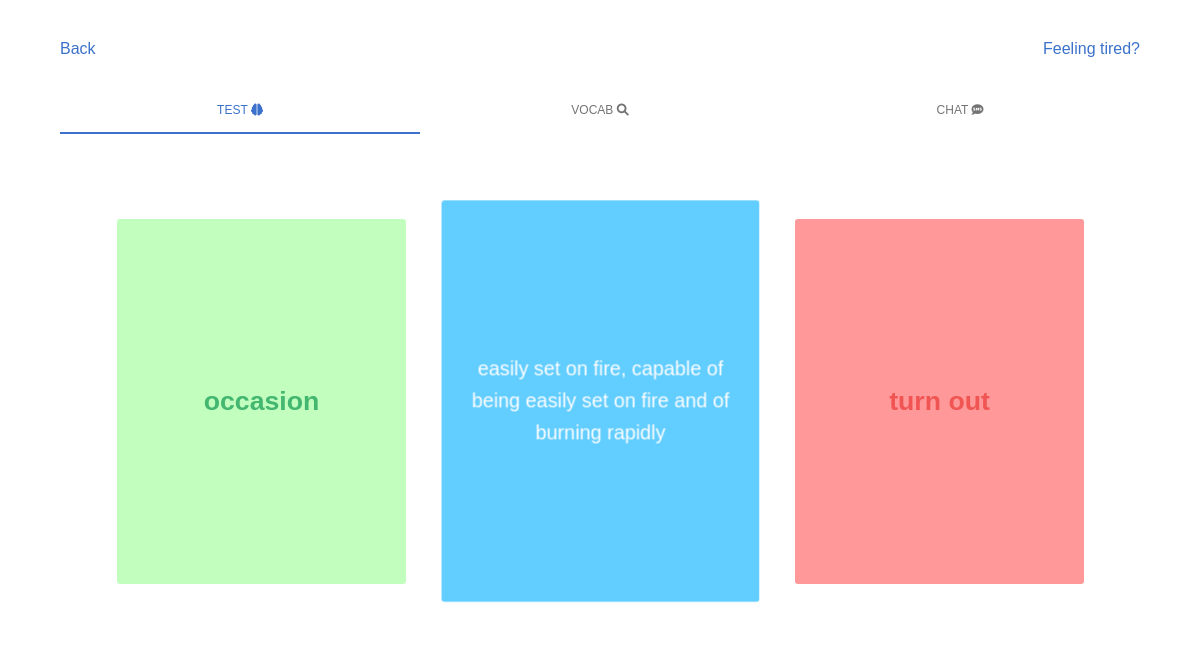
The app's page /26/test/, older data.
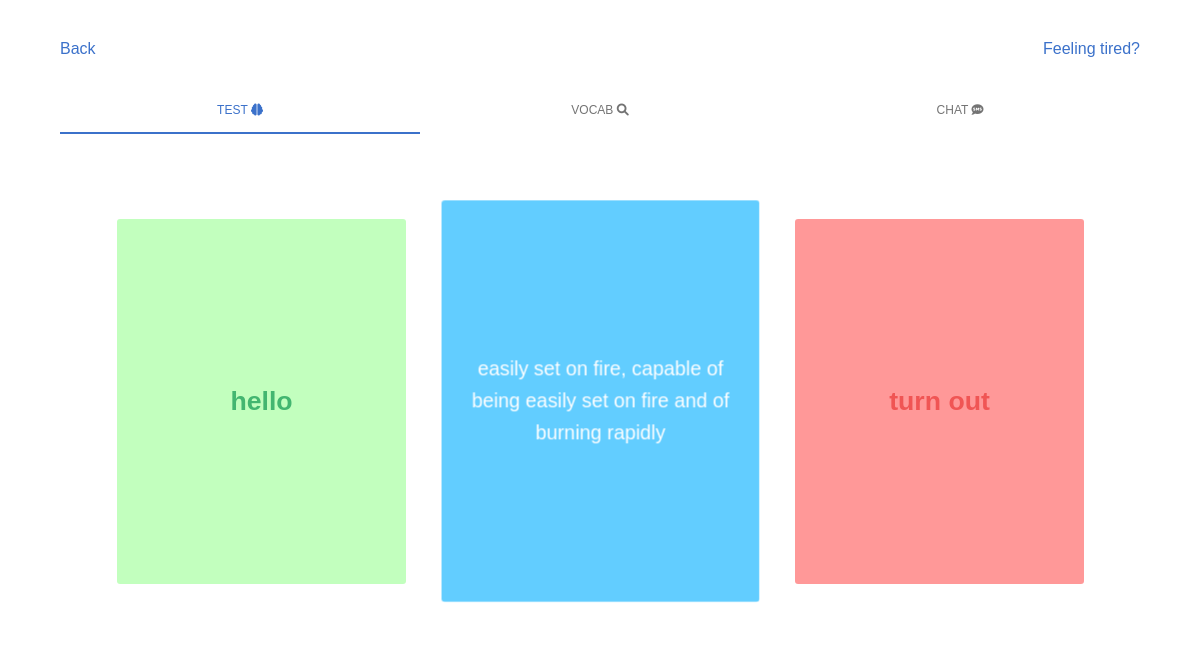
The same page, newer data.
### flashcards/models.py (models this page shows, shortened)
class FlashCard(models.Model):
    FLASHCARD_DIFFICULTY_EASY = "1"
    FLASHCARD_DIFFICULTY_GOOD = "2"
    FLASHCARD_DIFFICULTY_HARD = "3"
    FLASHCARD_DIFFICULTY_CHOICES = (
        (FLASHCARD_DIFFICULTY_EASY, "Easy"),
        (FLASHCARD_DIFFICULTY_GOOD, "Good"),
        (FLASHCARD_DIFFICULTY_HARD, "Hard"),
    )
    word = models.CharField(max_length=255, blank=False)
    definition = models.TextField(blank=False)
    difficulty = models.CharField(
        max_length=1,
        choices=FLASHCARD_DIFFICULTY_CHOICES,
        default=FLASHCARD_DIFFICULTY_HARD,
    )
    created_at = models.DateTimeField(auto_now_add=True, null=True)
    collection = models.ForeignKey(Collection, on_delete=models.CASCADE)

### flashcards/views.py (the view)
# urls.py: path("<int:id>/test/", test, name="test"),
def test(request, id):
    if request.method == "GET":
        collection_name = Collection.objects.get(id=id).name
        flashcards = FlashCard.objects.filter(collection_id=id).order_by("-difficulty")
        return render(
            request,
            "flashcards/test.html",
            {
                "collection_id": id,
                "collection_name": collection_name,
                "flashcards": flashcards,
            },
        )

### flashcards/templates/flashcards/test.html (shortened to what this page needs)
{% load static %}
<!DOCTYPE html>
<html lang="en">
<head>
  <link rel="stylesheet" href="https://cdnjs.cloudflare.com/ajax/libs/normalize/5.0.0/normalize.min.css">
  <link rel='stylesheet' href='https://cdnjs.cloudflare.com/ajax/libs/slick-carousel/1.9.0/slick.css'>
  <link rel="stylesheet" href="{% static 'flashcards/css/test-style.css' %}">
  <link rel="stylesheet" href="https://cdnjs.cloudflare.com/ajax/libs/font-awesome/6.1.2/css/all.min.css" />
  <link rel="stylesheet" href="https://cdn.jsdelivr.net/npm/bootstrap@4.6.2/dist/css/bootstrap.min.css">
  <link rel="stylesheet" href="https://cdnjs.cloudflare.com/ajax/libs/font-awesome/6.0.0/css/all.min.css" />
  <link rel="stylesheet" href="{% static 'flashcards/css/mdb.min.css' %}" />
</head>
<body style="padding: 3% 5%;">
  <header class="d-flex justify-content-between">
    <a style="text-decoration: none;" href="/{{ collection_id }}/">Back</a>
    <form action="/{{ collection_id }}/test/" method="GET">
      <a href="#" type="submit" data-mdb-toggle="modal" data-mdb-target="#exampleModal" onclick="logJSONData()">
        Feeling tired?
      </a>
    </form>
  </header>
  <br>
  <ul class="nav nav-tabs nav-justified mb-3" id="ex1" role="tablist">
    <li class="nav-item" role="presentation">
      <a class="nav-link active" id="ex3-tab-1" data-mdb-toggle="tab" href="#ex3-tabs-1" role="tab"
        aria-controls="ex3-tabs-1" aria-selected="true">
        test <i class="fas fa-brain"></i>
      </a>
    </li>
    <li class="nav-item" role="presentation">
      <a class="nav-link" id="ex3-tab-3" data-mdb-toggle="tab" href="#ex3-tabs-3" role="tab" aria-controls="ex3-tabs-3"
        aria-selected="false">
        vocab <i class="fas fa-magnifying-glass"></i>
      </a>
    </li>
    <li class="nav-item" role="presentation">
      <a class="nav-link" id="ex3-tab-2" data-mdb-toggle="tab" href="#ex3-tabs-2" role="tab" aria-controls="ex3-tabs-2"
        aria-selected="false">
        chat <i class="fas fa-comment-sms"></i>
      </a>
    </li>
  </ul>
  <div class="tab-content m-0" id="ex2-content">
    <div class="tab-pane fade show active" id="ex3-tabs-1" role="tabpanel" aria-labelledby="ex3-tab-1">
      <div class="container">
        <dl>
          {% for flashcard in flashcards %}
          <card>
            {% if flashcard.difficulty == '1' %}
            <dt class="text-success" style="background-color: #B3FFAE; font-size: smaller;">{{ flashcard.word }}</dt>
            <dd style="font-size: large;">{{ flashcard.definition }}</dd>
            {% elif flashcard.difficulty == '2' %}
            <dt class="text-warning" style="background-color: #FEFF86; font-size: smaller;">{{ flashcard.word }}</dt>
            <dd style="font-size: large;">{{ flashcard.definition }}</dd>
            {% else %}
            <dt style="background-color: #ff7f7f; color: #ED2B2A; font-size: smaller;">{{ flashcard.word }}</dt>
            <dd style="font-size: large;">{{ flashcard.definition }}</dd>
            {% endif %}
          </card>
          {% endfor %}
        </dl>
      </div>
    </div>
  </div>
</body>
</html>

Row changes from the older to the newer data that the page shows:
no longer on this page (row unchanged): FlashCard: word "occasion"
added FlashCard: word "hello"
